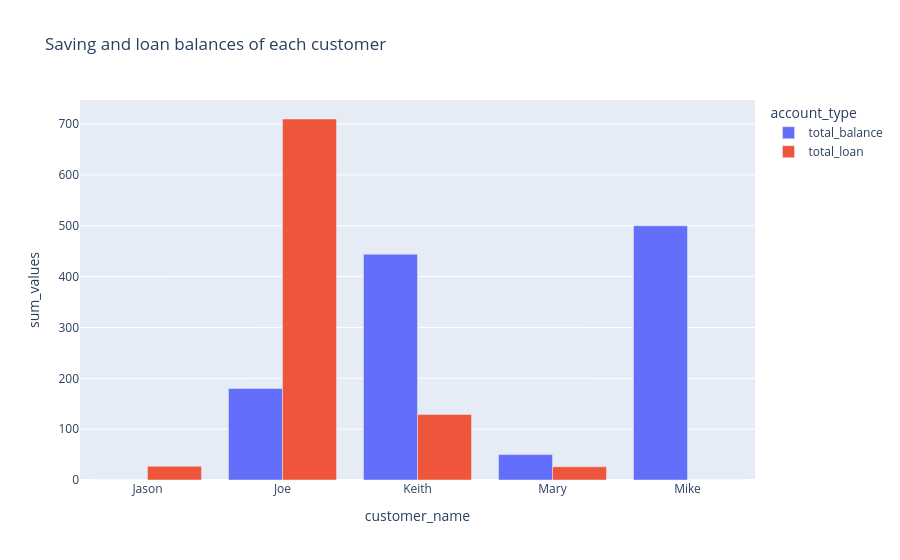

Source (notebook cell):
### Code cell
import plotly.express as px

merged = pd.merge(acc_bal, loan_bal, on='customer_name', suffixes=('_loan_bal', '_acc_bal'),how='outer')

merged.fillna(0, inplace=True)

melted = merged.melt(id_vars='customer_name', value_vars=['total_balance', 'total_loan'],
                           var_name='account_type', value_name='sum_values')


fig = px.bar(melted, x='customer_name', y='sum_values', color='account_type', barmode='group',
             title="Saving and loan balances of each customer")
fig.show()

### Figure 1 — Plotly figure (JSON) as saved in the notebook; plotly's stock layout.template omitted (floating-point values rounded to 4 significant figures)
{"data": [{"alignmentgroup": "True", "hovertemplate": "account_type=total_balance<br>customer_name=%{x}<br>sum_values=%{y}<extra></extra>", "legendgroup": "total_balance", "marker": {"color": "#636efa", "pattern": {"shape": ""}}, "name": "total_balance", "offsetgroup": "total_balance", "orientation": "v", "showlegend": true, "textposition": "auto", "type": "bar", "x": ["Jason", "Joe", "Keith", "Mary", "Mike"], "xaxis": "x", "y": [0, 180, 444, 50, 500], "yaxis": "y"}, {"alignmentgroup": "True", "hovertemplate": "account_type=total_loan<br>customer_name=%{x}<br>sum_values=%{y}<extra></extra>", "legendgroup": "total_loan", "marker": {"color": "#EF553B", "pattern": {"shape": ""}}, "name": "total_loan", "offsetgroup": "total_loan", "orientation": "v", "showlegend": true, "textposition": "auto", "type": "bar", "x": ["Jason", "Joe", "Keith", "Mary", "Mike"], "xaxis": "x", "y": [27, 710, 129, 26, 0], "yaxis": "y"}], "layout": {"barmode": "group", "legend": {"title": {"text": "account_type"}, "tracegroupgap": 0}, "title": {"text": "Saving and loan balances of each customer"}, "xaxis": {"anchor": "y", "domain": [0, 1], "title": {"text": "customer_name"}}, "yaxis": {"anchor": "x", "domain": [0, 1], "title": {"text": "sum_values"}}}}
